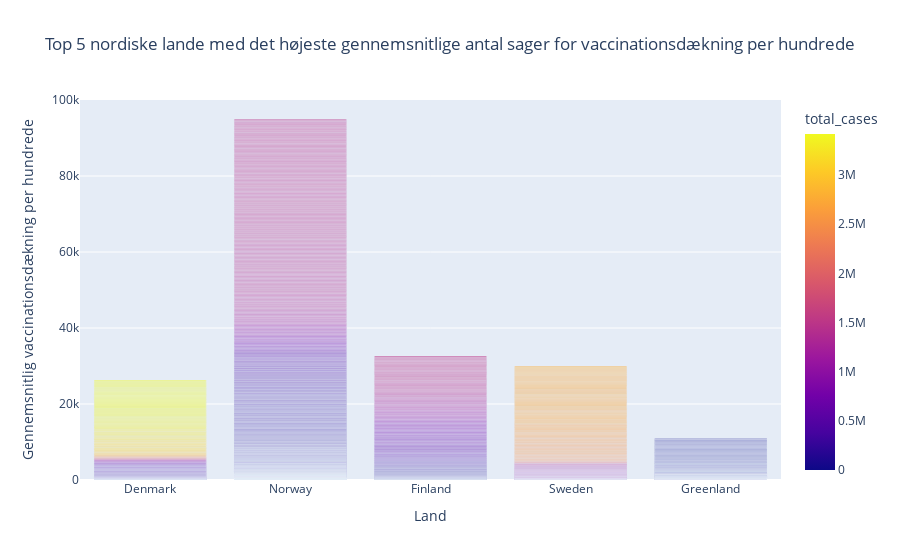

The cell this chart's notebook holds for it:
### Markdown cell above
With these two plots, we can piece things a bit more together. All countries had a pretty slow start, but increased their vaccine coverage as more cases happened.

### Code cell
# filtrere data_hypothesis_2 for kun nordiske lande
data_hypothesis_2_subset = data_hypothesis_2[data_hypothesis_2['location'].isin(nordic_countries)]

# De nordiske lande med det højeste gennemsnitlige antal sager for vaccinationsdækning per hundred
top_5_nordic_countries = data_hypothesis_2_subset[data_hypothesis_2_subset['location'].isin(nordic_countries)].groupby('location')['total_vaccinations_per_hundred'].mean().nlargest(5).index

# subset af data, der kun indeholder de nordiske lande med det højeste gennemsnitlige antal sager for vaccinationsdækning per hundred
top_5_nordic_data = data_hypothesis_2_subset.sort_values('total_vaccinations_per_hundred', ascending=True)
# søjlediagram med plotly for de nordiske lande med farvefulde søjler baseret på total_cases
fig = px.bar(top_5_nordic_data, x='location', y='total_vaccinations_per_hundred', color='total_vaccinations_per_hundred',
             labels={'total_vaccinations_per_hundred': 'Gennemsnitlig vaccinationsdækning per hundrede', 'location': 'Land'},
             title='Top 5 nordiske lande med det højeste gennemsnitlige antal sager for vaccinationsdækning per hundrede')

# Vis plottet
fig.show()
#test til

### Figure 1 — Plotly figure (JSON) as saved in the notebook; plotly's stock layout.template omitted (floating-point values rounded to 4 significant figures; data arrays with more than 128 entries replaced by an {"elided": "..."} marker saying what was removed)
{"data": [{"alignmentgroup": "True", "hovertemplate": "Land=%{x}<br>Gennemsnitlig vaccinationsdækning per hundrede=%{y}<br>total_cases=%{marker.color}<extra></extra>", "legendgroup": "", "marker": {"color": {"elided": "1318 int values"}, "coloraxis": "coloraxis", "pattern": {"shape": ""}}, "name": "", "offsetgroup": "", "orientation": "v", "showlegend": false, "textposition": "auto", "type": "bar", "x": {"elided": "1318 str values"}, "xaxis": "x", "y": {"elided": "1318 float values"}, "yaxis": "y"}], "layout": {"barmode": "relative", "coloraxis": {"colorbar": {"title": {"text": "total_cases"}}, "colorscale": [[0, "#0d0887"], [0.1111, "#46039f"], [0.2222, "#7201a8"], [0.3333, "#9c179e"], [0.4444, "#bd3786"], [0.5556, "#d8576b"], [0.6667, "#ed7953"], [0.7778, "#fb9f3a"], [0.8889, "#fdca26"], [1, "#f0f921"]]}, "legend": {"tracegroupgap": 0}, "title": {"text": "Top 5 nordiske lande med det højeste gennemsnitlige antal sager for vaccinationsdækning per hundrede"}, "xaxis": {"anchor": "y", "domain": [0, 1], "title": {"text": "Land"}}, "yaxis": {"anchor": "x", "domain": [0, 1], "title": {"text": "Gennemsnitlig vaccinationsdækning per hundrede"}}}}
